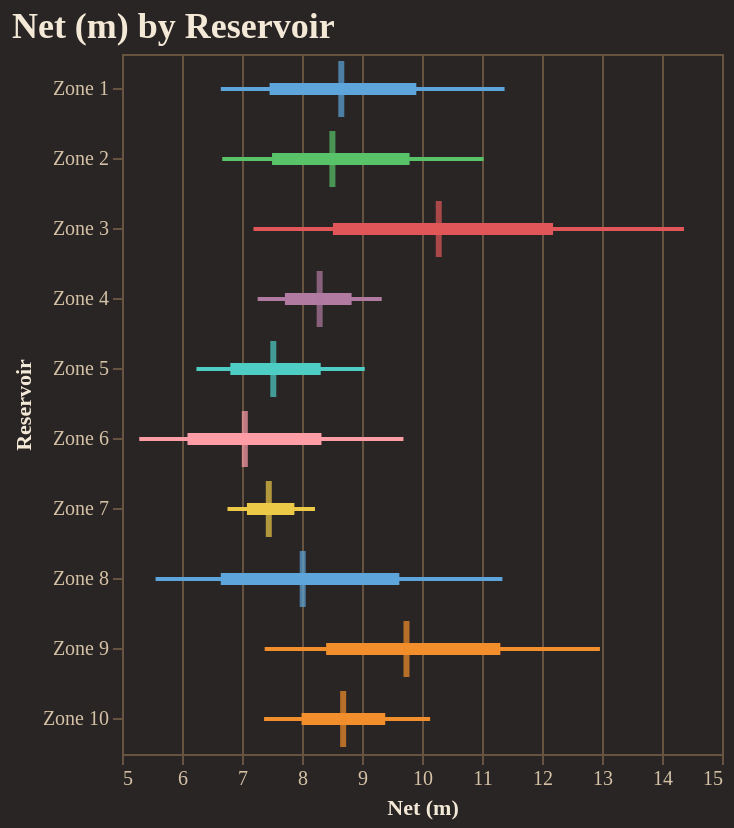

Notebook source saved alongside this figure:
### Code cell
fig = plotter.forest_plot(
    "Net (m)", 
    backend=PLOTTING_BACKEND
)
fig.show()

### Figure 1 — Vega-Lite specification as saved in the notebook (floating-point values rounded to 4 significant figures)
{"config": {"background": "#292524", "view": {"fill": "#292524", "stroke": "#665340"}, "title": {"color": "#f4e9d7", "font": "Merriweather", "fontSize": 18, "fontWeight": 600, "subtitleColor": "#d5c2a6", "anchor": "start"}, "axis": {"domainColor": "#665340", "gridColor": "#665340", "tickColor": "#665340", "labelColor": "#d5c2a6", "titleColor": "#f4e9d7", "labelFont": "Merriweather", "titleFont": "Merriweather"}, "legend": {"titleColor": "#f4e9d7", "labelColor": "#d5c2a6", "labelFont": "Merriweather", "titleFont": "Merriweather", "orient": "top-right", "symbolType": "circle"}, "header": {"labelColor": "#d5c2a6", "titleColor": "#f4e9d7", "labelFont": "Merriweather", "titleFont": "Merriweather"}, "mark": {"color": "#c78d3b"}, "line": {"color": "#c78d3b"}, "bar": {"color": "#c78d3b"}, "point": {"color": "#ddb06d"}, "area": {"color": "#c78d3b", "opacity": 0.35}, "text": {"color": "#f4e9d7", "font": "Merriweather"}, "range": {"category": ["#5DA5DA", "#F28E2B", "#59C36A", "#E15759", "#B07AA1", "#4ECDC4", "#FF9DA7", "#EDC948"]}}, "layer": [{"mark": {"type": "rule", "strokeWidth": 2}, "encoding": {"color": {"field": "group", "legend": null, "type": "nominal"}, "x": {"field": "p10", "scale": {"zero": false}, "title": "Net (m)", "type": "quantitative"}, "x2": {"field": "p90"}, "y": {"field": "group", "sort": ["Zone 1", "Zone 2", "Zone 3", "Zone 4", "Zone 5", "Zone 6", "Zone 7", "Zone 8", "Zone 9", "Zone 10"], "title": "Reservoir", "type": "nominal"}}}, {"mark": {"type": "rule", "strokeWidth": 6}, "encoding": {"color": {"field": "group", "legend": null, "type": "nominal"}, "x": {"field": "p25", "scale": {"zero": false}, "title": "Net (m)", "type": "quantitative"}, "x2": {"field": "p75"}, "y": {"field": "group", "sort": ["Zone 1", "Zone 2", "Zone 3", "Zone 4", "Zone 5", "Zone 6", "Zone 7", "Zone 8", "Zone 9", "Zone 10"], "title": "Reservoir", "type": "nominal"}}}, {"mark": {"type": "tick", "color": "black", "size": 28, "thickness": 3}, "encoding": {"color": {"field": "group", "legend": null, "type": "nominal"}, "tooltip": [{"field": "group", "title": "Group", "type": "nominal"}, {"field": "p10", "title": "P10", "type": "quantitative"}, {"field": "p25", "title": "P25", "type": "quantitative"}, {"field": "median", "title": "Median", "type": "quantitative"}, {"field": "p75", "title": "P75", "type": "quantitative"}, {"field": "p90", "title": "P90", "type": "quantitative"}], "x": {"field": "median", "scale": {"zero": false}, "title": "Net (m)", "type": "quantitative"}, "y": {"field": "group", "sort": ["Zone 1", "Zone 2", "Zone 3", "Zone 4", "Zone 5", "Zone 6", "Zone 7", "Zone 8", "Zone 9", "Zone 10"], "title": "Reservoir", "type": "nominal"}}}], "data": {"name": "data-aa53580671575e58d49bcc68042bed07"}, "height": 350, "title": "Net (m) by Reservoir", "width": "container", "$schema": "https://vega.github.io/schema/vega-lite/v5.20.1.json", "datasets": {"data-aa53580671575e58d49bcc68042bed07": [{"group": "Zone 1", "p10": 6.647, "p25": 7.46, "median": 8.655, "p75": 9.905, "p90": 11.38}, {"group": "Zone 2", "p10": 6.671, "p25": 7.501, "median": 8.507, "p75": 9.793, "p90": 11.03}, {"group": "Zone 3", "p10": 7.191, "p25": 8.516, "median": 10.28, "p75": 12.18, "p90": 14.37}, {"group": "Zone 4", "p10": 7.261, "p25": 7.715, "median": 8.294, "p75": 8.827, "p90": 9.329}, {"group": "Zone 5", "p10": 6.241, "p25": 6.805, "median": 7.522, "p75": 8.312, "p90": 9.046}, {"group": "Zone 6", "p10": 5.287, "p25": 6.091, "median": 7.047, "p75": 8.325, "p90": 9.691}, {"group": "Zone 7", "p10": 6.758, "p25": 7.082, "median": 7.446, "p75": 7.873, "p90": 8.216}, {"group": "Zone 8", "p10": 5.559, "p25": 6.646, "median": 8.012, "p75": 9.623, "p90": 11.34}, {"group": "Zone 9", "p10": 7.378, "p25": 8.402, "median": 9.741, "p75": 11.31, "p90": 12.97}, {"group": "Zone 10", "p10": 7.368, "p25": 7.993, "median": 8.686, "p75": 9.387, "p90": 10.14}]}}
